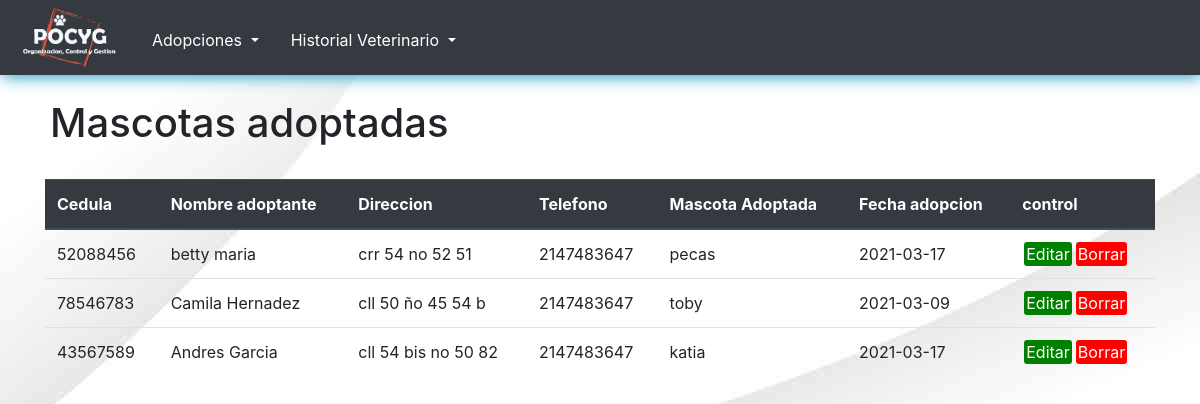
/tablaAdopciones.php, run on the app's committed database.
### tables this page shows
CREATE TABLE `registroadopcion` (
  `id` int(200) NOT NULL,
  `cedula` int(200) NOT NULL,
  `nombre_adoptante` varchar(50) NOT NULL,
  `direccion` text NOT NULL,
  `telefono` int(50) NOT NULL,
  `nombre_de_mascota_adoptada` varchar(50) NOT NULL,
  `fecha_adopcion` date NOT NULL
);

### tablaAdopciones.php (the view)
<?php
include("conexion.php");
include("includes/head.php");
?>
<br>
<h1 style="margin-left:50px">Mascotas adoptadas</h1>
<br>
<div class="container">
    <table class="table">
        <thead class="thead-dark">
            <tr>
                <th>Cedula</th>
                <th>Nombre adoptante</th>
                <th>Direccion</th>
                <th>Telefono</th>
                <th>Mascota Adoptada</th>
                <th>Fecha adopcion</th>
                <th>control</th>
            </tr>
        <tbody>
        <?php
        $query = "SELECT * FROM registroadopcion";
        $resultado = $pdo->query($query);
        $resultado->fetch();
        while($row = $resultado->fetch()) { ?>
            <tr>
                <td> <?php echo $row['cedula'] ?> </td>
                <td> <?php echo $row['nombre_adoptante'] ?> </td>
                <td> <?php echo $row['direccion'] ?> </td>
                <td> <?php echo $row['telefono'] ?> </td>
                <td> <?php echo $row['nombre_de_mascota_adoptada'] ?> </td>
                <td> <?php echo $row['fecha_adopcion'] ?> </td>
                <td><a style="background-color: green; padding:2px; margin: 2px; color:white; border-radius:3px; " href="modificarAdopcion.php?id=<?php echo $row['id']?>">Editar</a><a style="background-color: red; padding:2px; margin: 2px; color:white; border-radius:3px;" href="eliminarAdopcion.php?id=<?php echo $row['id']?>">Borrar</a></td>
        <?php } ?>
            </tr>
        </tbody>
        </thead>
    </table>
</div>
</body>
</html>

### includes/head.php (shortened to what this page needs)
<!DOCTYPE html>
<html lang="es">
<head>
    <link rel="stylesheet" type="text/css" href="estilo.css">
    <link rel="stylesheet" href="https://cdn.jsdelivr.net/npm/bootstrap@4.6.0/dist/css/bootstrap.min.css">
</head>
<body>
    <div class="barranav">
        <nav class="nav navbar-dark bg-dark ">
            <a class="navbar-brand" href="#"><img class="logo" src="media/POSYG Claro.png" alt="Logo POCYG" width="100"></a>
            <li class="nav-item dropdown">
                <a class="nav-link dropdown-toggle" href="#" id="navbarDropdown" role="button" data-toggle="dropdown" aria-haspopup="true" aria-expanded="false">
                    Adopciones
                </a>
            </li>
            <li class="nav-item dropdown">
                <a class="nav-link dropdown-toggle" href="#" id="navbarDropdown" role="button" data-toggle="dropdown" aria-haspopup="true" aria-expanded="false">
                    Historial Veterinario
                </a>
            </li>
        </nav>
    </div>

### estilo.css (style rules this page uses)
body { background-image: url(media/76.jpg) ; }
.barranav { box-shadow: 2px 2px 15px 0 rgb(41, 157, 202); }
.nav-item { margin-top: 20px; }
.nav-link { color: white; }
.logo { margin-left: 20px; padding: 3px; }
img { border-radius: 10px; }

### data on the page
registroadopcion: cedula "52088456", nombre_adoptante "betty maria", direccion "crr 54 no 52 51", telefono "2147483647", nombre_de_mascota_adoptada "pecas", fecha_adopcion "2021-03-17"
registroadopcion: cedula "78546783", nombre_adoptante "Camila Hernadez", direccion "cll 50 ño 45 54 b", telefono "2147483647", nombre_de_mascota_adoptada "toby", fecha_adopcion "2021-03-09"
registroadopcion: cedula "43567589", nombre_adoptante "Andres Garcia", direccion "cll 54 bis no 50 82", telefono "2147483647", nombre_de_mascota_adoptada "katia", fecha_adopcion "2021-03-17"
